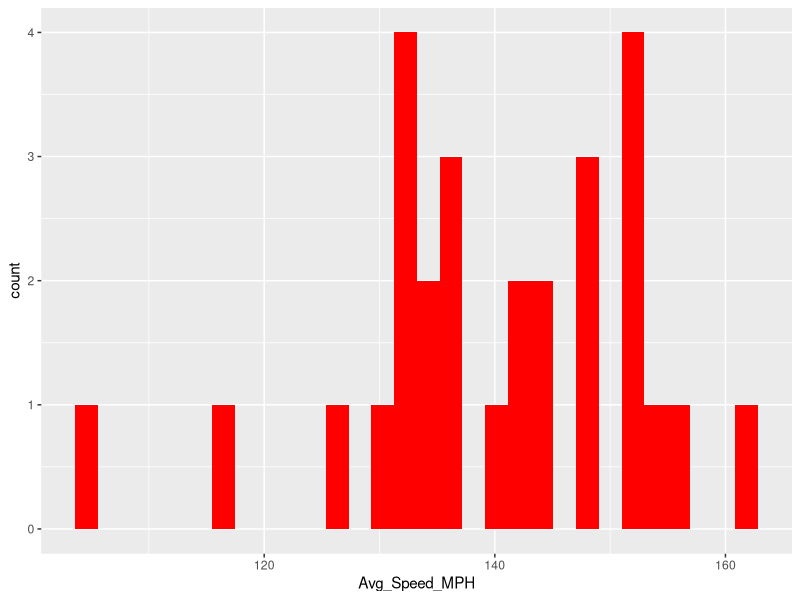
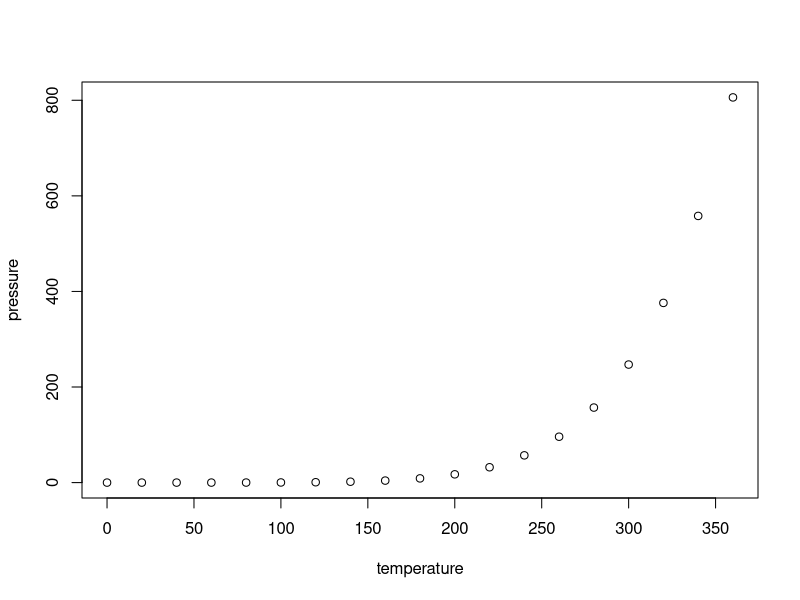

These charts were generated, in order, by the following R code:
## ---- chunk 1
knitr::opts_chunk$set(echo = TRUE)
## ---- chunk 2
library(tidyverse)
circuit <- read_csv("Circuits_AVG_Top10Dry.csv")
circuit %>% 
  ggplot(aes(x=Avg_Speed_MPH)) + geom_histogram(fill = 'red')
## ---- chunk 3
#circuit <- read_csv("Circuits_AVG_Top10Dry.csv")
#avg_speed <- as.vector(circuit$Avg_Speed_MPH)
#hist(avg_speed,breaks = 80)

## ---- chunk 4
summary(cars)
## ---- chunk 5
plot(pressure)
